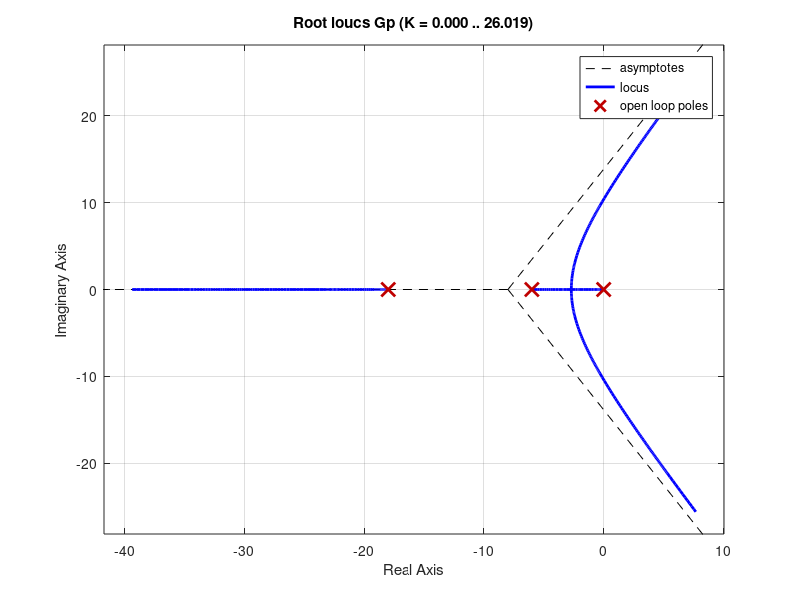

MATLAB code for this plot:
% ej0314_Controladores

% Sistema Gp=1080/(s*(s+6)*(s+18))

den=conv(conv([1 0],[1 6]),[1 18]);
num=1080;

Gp=tf(num,den)

rlocus(Gp)

Kcr=2.4;
Tcr=2*pi/10.4;
% PI
K1=0.45*Kcr;
Ti1=Tcr/1.2

%PID
K2=0.6*Kcr;
Ti2=0.5*Tcr;
Td2=0.125*Tcr;


